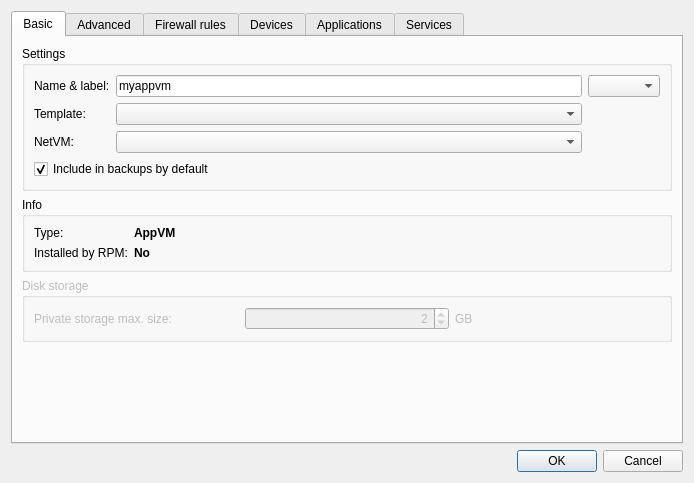
<?xml version="1.0" encoding="UTF-8"?>
<ui version="4.0">
 <class>SettingsDialog</class>
 <widget class="QDialog" name="SettingsDialog">
  <property name="geometry">
   <rect>
    <x>0</x>
    <y>0</y>
    <width>694</width>
    <height>483</height>
   </rect>
  </property>
  <property name="windowTitle">
   <string>Settings</string>
  </property>
  <property name="windowIcon">
   <iconset resource="resources.qrc">
    <normaloff>:/root.png</normaloff>:/root.png</iconset>
  </property>
  <layout class="QGridLayout" name="gridLayout">
   <item row="0" column="0">
    <layout class="QVBoxLayout" name="verticalLayout">
     <item>
      <widget class="QTabWidget" name="tabWidget">
       <property name="enabled">
        <bool>true</bool>
       </property>
       <property name="locale">
        <locale language="English" country="UnitedStates"/>
       </property>
       <property name="currentIndex">
        <number>0</number>
       </property>
       <widget class="QWidget" name="basic_tab">
        <property name="locale">
         <locale language="English" country="UnitedStates"/>
        </property>
        <attribute name="title">
         <string>Basic</string>
        </attribute>
        <layout class="QVBoxLayout" name="verticalLayout_2">
         <item>
          <widget class="QGroupBox" name="groupBox_3">
           <property name="title">
            <string>Settings</string>
           </property>
           <layout class="QGridLayout" name="gridLayout_2">
            <item row="0" column="0">
             <widget class="QLabel" name="label">
              <property name="text">
               <string>Name &amp; label:</string>
              </property>
             </widget>
            </item>
            <item row="0" column="1">
             <widget class="QLineEdit" name="vmname">
              <property name="text">
               <string>myappvm</string>
              </property>
             </widget>
            </item>
            <item row="0" column="2">
             <widget class="QComboBox" name="vmlabel">
              <property name="frame">
               <bool>true</bool>
              </property>
             </widget>
            </item>
            <item row="1" column="0">
             <widget class="QLabel" name="label_2">
              <property name="text">
               <string>Template:</string>
              </property>
             </widget>
            </item>
            <item row="1" column="1">
             <widget class="QComboBox" name="template_name"/>
            </item>
            <item row="2" column="0">
             <widget class="QLabel" name="label_18">
              <property name="text">
               <string>NetVM:</string>
              </property>
             </widget>
            </item>
            <item row="2" column="1">
             <widget class="QComboBox" name="netVM"/>
            </item>
            <item row="3" column="0" colspan="2">
             <widget class="QCheckBox" name="include_in_backups">
              <property name="enabled">
               <bool>true</bool>
              </property>
              <property name="text">
               <string>Include in backups by default</string>
              </property>
              <property name="checked">
               <bool>true</bool>
              </property>
             </widget>
            </item>
           </layout>
          </widget>
         </item>
         <item>
          <widget class="QGroupBox" name="groupBox_4">
           <property name="enabled">
            <bool>true</bool>
           </property>
           <property name="title">
            <string>Info</string>
           </property>
           <layout class="QFormLayout" name="formLayout_4">
            <property name="fieldGrowthPolicy">
             <enum>QFormLayout::AllNonFixedFieldsGrow</enum>
            </property>
            <item row="0" column="0">
             <widget class="QLabel" name="label_13">
              <property name="text">
               <string>Type:</string>
              </property>
             </widget>
            </item>
            <item row="0" column="1">
             <widget class="QLabel" name="type_label">
              <property name="font">
               <font>
                <weight>75</weight>
                <bold>true</bold>
               </font>
              </property>
              <property name="text">
               <string>AppVM</string>
              </property>
             </widget>
            </item>
            <item row="1" column="0">
             <widget class="QLabel" name="label_14">
              <property name="text">
               <string>Installed by RPM:</string>
              </property>
             </widget>
            </item>
            <item row="1" column="1">
             <widget class="QLabel" name="rpm_label">
              <property name="font">
               <font>
                <weight>75</weight>
                <bold>true</bold>
               </font>
              </property>
              <property name="text">
               <string>No</string>
              </property>
             </widget>
            </item>
           </layout>
          </widget>
         </item>
         <item>
          <widget class="QGroupBox" name="groupBox">
           <property name="enabled">
            <bool>false</bool>
           </property>
           <property name="title">
            <string>Disk storage</string>
           </property>
           <layout class="QGridLayout" name="gridLayout_3">
            <item row="0" column="1">
             <widget class="QSpinBox" name="priv_size">
              <property name="enabled">
               <bool>false</bool>
              </property>
              <property name="alignment">
               <set>Qt::AlignRight|Qt::AlignTrailing|Qt::AlignVCenter</set>
              </property>
              <property name="maximum">
               <number>10000</number>
              </property>
              <property name="value">
               <number>2</number>
              </property>
             </widget>
            </item>
            <item row="0" column="2">
             <widget class="QLabel" name="label_5">
              <property name="text">
               <string>GB</string>
              </property>
             </widget>
            </item>
            <item row="0" column="0">
             <widget class="QLabel" name="label_3">
              <property name="text">
               <string>Private storage max. size:</string>
              </property>
             </widget>
            </item>
           </layout>
          </widget>
         </item>
         <item>
          <spacer name="verticalSpacer">
           <property name="orientation">
            <enum>Qt::Vertical</enum>
           </property>
           <property name="sizeHint" stdset="0">
            <size>
             <width>20</width>
             <height>73</height>
            </size>
           </property>
          </spacer>
         </item>
        </layout>
       </widget>
       <widget class="QWidget" name="advanced_tab">
        <property name="enabled">
         <bool>false</bool>
        </property>
        <attribute name="title">
         <string>Advanced</string>
        </attribute>
        <layout class="QGridLayout" name="gridLayout_9">
         <item row="0" column="0">
          <widget class="QGroupBox" name="groupBox_2">
           <property name="title">
            <string>Memory/CPU</string>
           </property>
           <layout class="QGridLayout" name="gridLayout_4">
            <item row="0" column="0">
             <widget class="QLabel" name="label_15">
              <property name="text">
               <string>Initial memory:</string>
              </property>
             </widget>
            </item>
            <item row="0" column="1">
             <widget class="QLabel" name="mem_size">
              <property name="font">
               <font>
                <weight>75</weight>
                <bold>true</bold>
               </font>
              </property>
              <property name="text">
               <string>xx</string>
              </property>
              <property name="alignment">
               <set>Qt::AlignRight|Qt::AlignTrailing|Qt::AlignVCenter</set>
              </property>
             </widget>
            </item>
            <item row="0" column="2">
             <widget class="QLabel" name="label_16">
              <property name="text">
               <string>MB</string>
              </property>
             </widget>
            </item>
            <item row="1" column="0">
             <widget class="QLabel" name="label_17">
              <property name="text">
               <string>Max memory:</string>
              </property>
             </widget>
            </item>
            <item row="1" column="1">
             <widget class="QSpinBox" name="max_mem_size">
              <property name="enabled">
               <bool>false</bool>
              </property>
              <property name="alignment">
               <set>Qt::AlignRight|Qt::AlignTrailing|Qt::AlignVCenter</set>
              </property>
              <property name="maximum">
               <number>10000</number>
              </property>
              <property name="singleStep">
               <number>100</number>
              </property>
              <property name="value">
               <number>400</number>
              </property>
             </widget>
            </item>
            <item row="1" column="2">
             <widget class="QLabel" name="label_6">
              <property name="text">
               <string>MB</string>
              </property>
             </widget>
            </item>
            <item row="2" column="0">
             <widget class="QLabel" name="label_4">
              <property name="text">
               <string>VCPUs no.:</string>
              </property>
             </widget>
            </item>
            <item row="2" column="1">
             <widget class="QSpinBox" name="vcpus">
              <property name="enabled">
               <bool>false</bool>
              </property>
              <property name="alignment">
               <set>Qt::AlignRight|Qt::AlignTrailing|Qt::AlignVCenter</set>
              </property>
              <property name="value">
               <number>1</number>
              </property>
             </widget>
            </item>
            <item row="3" column="0" colspan="2">
             <widget class="QCheckBox" name="include_in_balancing">
              <property name="text">
               <string>Include in memory balancing</string>
              </property>
             </widget>
            </item>
           </layout>
          </widget>
         </item>
         <item row="0" column="1">
          <widget class="QGroupBox" name="groupBox_10">
           <property name="title">
            <string>Kernel</string>
           </property>
           <layout class="QFormLayout" name="formLayout_2">
            <item row="0" column="0">
             <widget class="QLabel" name="label_19">
              <property name="text">
               <string>Kernel:</string>
              </property>
             </widget>
            </item>
            <item row="0" column="1">
             <widget class="QComboBox" name="kernel"/>
            </item>
            <item row="1" column="0">
             <widget class="QLabel" name="label_20">
              <property name="text">
               <string>Kernel opts:</string>
              </property>
             </widget>
            </item>
            <item row="1" column="1">
             <widget class="QLabel" name="kernel_opts">
              <property name="font">
               <font>
                <weight>75</weight>
                <bold>true</bold>
               </font>
              </property>
              <property name="text">
               <string>[]</string>
              </property>
             </widget>
            </item>
           </layout>
          </widget>
         </item>
         <item row="1" column="0" colspan="2">
          <widget class="QGroupBox" name="groupBox_11">
           <property name="title">
            <string>Paths</string>
           </property>
           <layout class="QFormLayout" name="formLayout">
            <item row="0" column="0">
             <widget class="QLabel" name="label_21">
              <property name="text">
               <string>dir:</string>
              </property>
             </widget>
            </item>
            <item row="0" column="1">
             <widget class="QLabel" name="dir_path">
              <property name="font">
               <font>
                <weight>50</weight>
                <bold>false</bold>
               </font>
              </property>
              <property name="text">
               <string>dir_path</string>
              </property>
             </widget>
            </item>
            <item row="1" column="0">
             <widget class="QLabel" name="label_22">
              <property name="text">
               <string>config:</string>
              </property>
             </widget>
            </item>
            <item row="1" column="1">
             <widget class="QLabel" name="config_path">
              <property name="font">
               <font>
                <weight>50</weight>
                <bold>false</bold>
               </font>
              </property>
              <property name="text">
               <string>config_path</string>
              </property>
             </widget>
            </item>
            <item row="2" column="0">
             <widget class="QLabel" name="label_23">
              <property name="text">
               <string>root img:</string>
              </property>
             </widget>
            </item>
            <item row="2" column="1">
             <widget class="QLabel" name="root_img_path">
              <property name="text">
               <string>root_img_path</string>
              </property>
             </widget>
            </item>
            <item row="3" column="0">
             <widget class="QLabel" name="label_24">
              <property name="text">
               <string>root volatile img:</string>
              </property>
             </widget>
            </item>
            <item row="3" column="1">
             <widget class="QLabel" name="volatile_img_path">
              <property name="text">
               <string>volatile_path</string>
              </property>
             </widget>
            </item>
            <item row="4" column="0">
             <widget class="QLabel" name="label_25">
              <property name="text">
               <string>private img:</string>
              </property>
             </widget>
            </item>
            <item row="4" column="1">
             <widget class="QLabel" name="private_img_path">
              <property name="text">
               <string>private_path</string>
              </property>
             </widget>
            </item>
           </layout>
          </widget>
         </item>
         <item row="2" column="1">
          <spacer name="verticalSpacer_2">
           <property name="orientation">
            <enum>Qt::Vertical</enum>
           </property>
           <property name="sizeHint" stdset="0">
            <size>
             <width>20</width>
             <height>88</height>
            </size>
           </property>
          </spacer>
         </item>
        </layout>
       </widget>
       <widget class="QWidget" name="firewall_tab">
        <attribute name="title">
         <string>Firewall rules</string>
        </attribute>
        <layout class="QGridLayout" name="gridLayout_8">
         <item row="0" column="0">
          <widget class="QRadioButton" name="policyAllowRadioButton">
           <property name="text">
            <string>Allow network access except...</string>
           </property>
          </widget>
         </item>
         <item row="0" column="1">
          <widget class="QCheckBox" name="icmpCheckBox">
           <property name="minimumSize">
            <size>
             <width>323</width>
             <height>0</height>
            </size>
           </property>
           <property name="text">
            <string>Allow ICMP traffic</string>
           </property>
           <property name="checked">
            <bool>true</bool>
           </property>
          </widget>
         </item>
         <item row="1" column="0">
          <widget class="QRadioButton" name="policyDenyRadioButton">
           <property name="text">
            <string>Deny network access except...</string>
           </property>
          </widget>
         </item>
         <item row="1" column="1">
          <widget class="QCheckBox" name="dnsCheckBox">
           <property name="text">
            <string>Allow DNS queries</string>
           </property>
           <property name="checked">
            <bool>true</bool>
           </property>
          </widget>
         </item>
         <item row="2" column="0" colspan="2">
          <layout class="QHBoxLayout" name="horizontalLayout_2">
           <property name="sizeConstraint">
            <enum>QLayout::SetMaximumSize</enum>
           </property>
           <item>
            <layout class="QVBoxLayout" name="verticalLayout_5">
             <item>
              <widget class="QTreeView" name="rulesTreeView">
               <property name="rootIsDecorated">
                <bool>false</bool>
               </property>
               <property name="uniformRowHeights">
                <bool>false</bool>
               </property>
               <property name="itemsExpandable">
                <bool>false</bool>
               </property>
               <property name="sortingEnabled">
                <bool>true</bool>
               </property>
               <property name="allColumnsShowFocus">
                <bool>true</bool>
               </property>
               <property name="expandsOnDoubleClick">
                <bool>true</bool>
               </property>
               <attribute name="headerDefaultSectionSize">
                <number>40</number>
               </attribute>
               <attribute name="headerStretchLastSection">
                <bool>false</bool>
               </attribute>
              </widget>
             </item>
             <item>
              <layout class="QHBoxLayout" name="horizontalLayout_4"/>
             </item>
            </layout>
           </item>
           <item>
            <layout class="QVBoxLayout" name="verticalLayout_6">
             <item>
              <widget class="QPushButton" name="newRuleButton">
               <property name="text">
                <string/>
               </property>
               <property name="icon">
                <iconset resource="resources.qrc">
                 <normaloff>:/add.png</normaloff>:/add.png</iconset>
               </property>
               <property name="iconSize">
                <size>
                 <width>24</width>
                 <height>24</height>
                </size>
               </property>
              </widget>
             </item>
             <item>
              <widget class="QPushButton" name="editRuleButton">
               <property name="text">
                <string/>
               </property>
               <property name="icon">
                <iconset resource="resources.qrc">
                 <normaloff>:/pencil.png</normaloff>:/pencil.png</iconset>
               </property>
               <property name="iconSize">
                <size>
                 <width>24</width>
                 <height>24</height>
                </size>
               </property>
              </widget>
             </item>
             <item>
              <widget class="QPushButton" name="deleteRuleButton">
               <property name="text">
                <string/>
               </property>
               <property name="icon">
                <iconset resource="resources.qrc">
                 <normaloff>:/remove.png</normaloff>:/remove.png</iconset>
               </property>
               <property name="iconSize">
                <size>
                 <width>24</width>
                 <height>24</height>
                </size>
               </property>
              </widget>
             </item>
             <item>
              <spacer name="verticalSpacer_4">
               <property name="orientation">
                <enum>Qt::Vertical</enum>
               </property>
               <property name="sizeHint" stdset="0">
                <size>
                 <width>20</width>
                 <height>40</height>
                </size>
               </property>
              </spacer>
             </item>
            </layout>
           </item>
          </layout>
         </item>
        </layout>
       </widget>
       <widget class="QWidget" name="devices_tab">
        <property name="enabled">
         <bool>false</bool>
        </property>
        <attribute name="title">
         <string>Devices</string>
        </attribute>
        <layout class="QGridLayout" name="gridLayout_6">
         <item row="0" column="0">
          <layout class="QVBoxLayout" name="devices_layout"/>
         </item>
        </layout>
       </widget>
       <widget class="QWidget" name="apps_tab">
        <attribute name="icon">
         <iconset resource="resources.qrc">
          <normaloff>:/appsprefs.png</normaloff>:/appsprefs.png</iconset>
        </attribute>
        <attribute name="title">
         <string>Applications</string>
        </attribute>
        <layout class="QGridLayout" name="gridLayout_7">
         <item row="0" column="0">
          <layout class="QVBoxLayout" name="apps_layout"/>
         </item>
        </layout>
       </widget>
       <widget class="QWidget" name="services_tab">
        <property name="enabled">
         <bool>false</bool>
        </property>
        <attribute name="title">
         <string>Services</string>
        </attribute>
        <layout class="QGridLayout" name="gridLayout_5">
         <item row="0" column="0">
          <widget class="QLineEdit" name="service_lineEdit"/>
         </item>
         <item row="0" column="1">
          <widget class="QPushButton" name="add_button">
           <property name="text">
            <string/>
           </property>
           <property name="icon">
            <iconset resource="resources.qrc">
             <normaloff>:/add.png</normaloff>:/add.png</iconset>
           </property>
           <property name="iconSize">
            <size>
             <width>24</width>
             <height>24</height>
            </size>
           </property>
          </widget>
         </item>
         <item row="4" column="0" rowspan="2">
          <widget class="QListWidget" name="services_list">
           <item>
            <property name="text">
             <string>ntpd</string>
            </property>
            <property name="checkState">
             <enum>Checked</enum>
            </property>
           </item>
           <item>
            <property name="text">
             <string>cupsd</string>
            </property>
            <property name="checkState">
             <enum>Checked</enum>
            </property>
           </item>
           <item>
            <property name="text">
             <string>meminfo</string>
            </property>
            <property name="checkState">
             <enum>Checked</enum>
            </property>
           </item>
          </widget>
         </item>
         <item row="6" column="0" colspan="2">
          <widget class="QLabel" name="label_7">
           <property name="text">
            <string>Checked services will be turned on.</string>
           </property>
          </widget>
         </item>
         <item row="7" column="0" colspan="2">
          <widget class="QLabel" name="label_8">
           <property name="text">
            <string>Unchecked services will be turned off.</string>
           </property>
          </widget>
         </item>
         <item row="8" column="0" colspan="2">
          <widget class="QLabel" name="label_9">
           <property name="text">
            <string>Unlisted services will follow default VM's settings.</string>
           </property>
          </widget>
         </item>
         <item row="4" column="1">
          <widget class="QPushButton" name="remove_button">
           <property name="text">
            <string/>
           </property>
           <property name="icon">
            <iconset resource="resources.qrc">
             <normaloff>:/remove.png</normaloff>:/remove.png</iconset>
           </property>
           <property name="iconSize">
            <size>
             <width>24</width>
             <height>24</height>
            </size>
           </property>
          </widget>
         </item>
         <item row="5" column="1">
          <spacer name="verticalSpacer_5">
           <property name="orientation">
            <enum>Qt::Vertical</enum>
           </property>
           <property name="sizeHint" stdset="0">
            <size>
             <width>20</width>
             <height>40</height>
            </size>
           </property>
          </spacer>
         </item>
        </layout>
       </widget>
      </widget>
     </item>
     <item>
      <widget class="QDialogButtonBox" name="buttonBox">
       <property name="orientation">
        <enum>Qt::Horizontal</enum>
       </property>
       <property name="standardButtons">
        <set>QDialogButtonBox::Cancel|QDialogButtonBox::Ok</set>
       </property>
      </widget>
     </item>
    </layout>
   </item>
  </layout>
 </widget>
 <resources>
  <include location="resources.qrc"/>
 </resources>
 <connections>
  <connection>
   <sender>buttonBox</sender>
   <signal>accepted()</signal>
   <receiver>SettingsDialog</receiver>
   <slot>accept()</slot>
   <hints>
    <hint type="sourcelabel">
     <x>248</x>
     <y>254</y>
    </hint>
    <hint type="destinationlabel">
     <x>157</x>
     <y>274</y>
    </hint>
   </hints>
  </connection>
  <connection>
   <sender>buttonBox</sender>
   <signal>rejected()</signal>
   <receiver>SettingsDialog</receiver>
   <slot>reject()</slot>
   <hints>
    <hint type="sourcelabel">
     <x>316</x>
     <y>260</y>
    </hint>
    <hint type="destinationlabel">
     <x>286</x>
     <y>274</y>
    </hint>
   </hints>
  </connection>
 </connections>
</ui>
